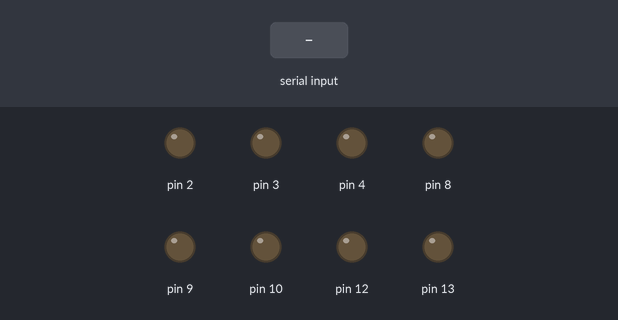
A sketch run on a simulated Arduino Uno, built with avr-gcc and run on an emulated ATmega328P. Parts: output pins drawn as LEDs (lit = HIGH). Dashed ring = blinking. The test bench sets the inputs (shaded band).

Above: at 1.2 s.
1.3 s: "y" received over Serial
At 1.36 s:
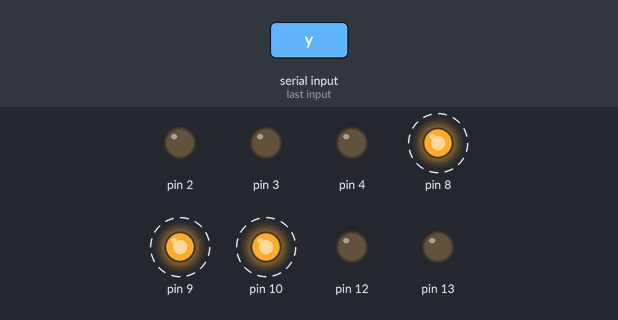
4.3 s: "g" received over Serial
At 4.9 s:
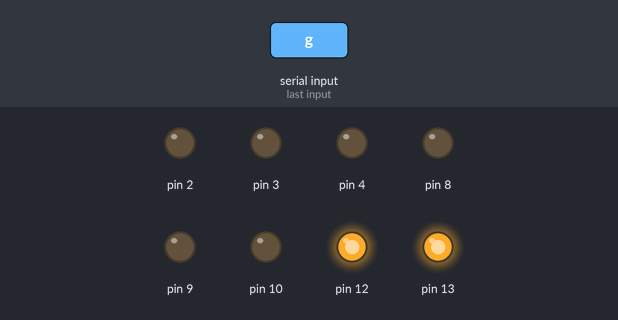
5.8 s: "r" received over Serial
At 7.6 s:
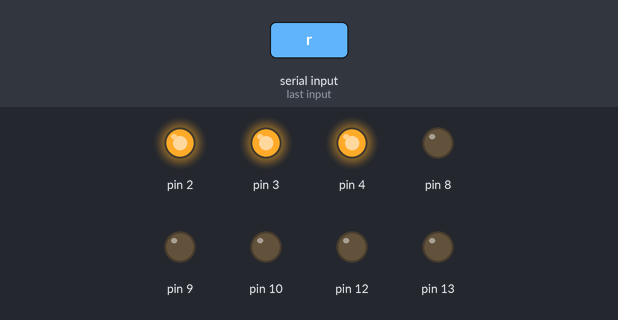
Timing chart, 0 to 9.1 s (numbered marks = the images above; inputs shaded):
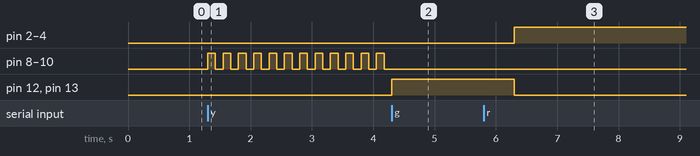

The sketch:

jenkins.ino
```cpp
// (licence header left out)
int incomingByte = 0;   // for incoming serial data

void setup() {

  // Green
  pinMode(13, OUTPUT);
  pinMode(12, OUTPUT);

  // Yellow
  pinMode(10, OUTPUT);
  pinMode(9, OUTPUT);
  pinMode(8, OUTPUT);

  // Red
  pinMode(4, OUTPUT);
  pinMode(3, OUTPUT);
  pinMode(2, OUTPUT);


  Serial.begin(9600);     // opens serial port, sets data rate to 9600 bps
}

void loop() {

  if (Serial.available() > 0) {
    // read the incoming byte:
    incomingByte = Serial.read();
  }
  if (incomingByte == 'g') {
    green();
  }
  else if (incomingByte == 'y') {
    yellow();
  }
  else if (incomingByte == 'r') {
    red();
  }

}

void green() {
  digitalWrite(13, HIGH);
  digitalWrite(12, HIGH);
  digitalWrite(10, LOW);
  digitalWrite(9, LOW);
  digitalWrite(8, LOW);
  digitalWrite(4, LOW);
  digitalWrite(3, LOW);
  digitalWrite(2, LOW);
  delay(1000);
}


void yellow() {
  digitalWrite(13, LOW);
  digitalWrite(12, LOW);
  digitalWrite(4, LOW);
  digitalWrite(3, LOW);
  digitalWrite(2, LOW);
  long yellowDelay = 125;
  digitalWrite(10, HIGH);
  digitalWrite(9, HIGH);
  digitalWrite(8, HIGH);
  delay(yellowDelay);
  digitalWrite(10, LOW);
  digitalWrite(9, LOW);
  digitalWrite(8, LOW);
  delay(yellowDelay);
}

void red() {
  digitalWrite(2, HIGH);
  digitalWrite(3, HIGH);
  digitalWrite(4, HIGH);
  digitalWrite(13, LOW);
  digitalWrite(12, LOW);
  digitalWrite(10, LOW);
  digitalWrite(9, LOW);
  digitalWrite(8, LOW);
  delay(1000);
}
```

Measured:
- after the input at 1.3 s, pin 8–10: alternates HIGH for 0.13 s and LOW for 0.13 s, starting at once
- after the input at 4.3 s, pin 8–10: stops changing and stays LOW; pin 12, pin 13: LOW → HIGH at once
- after the input at 5.8 s, pin 2–4: LOW → HIGH after 0.50 s; pin 12, pin 13: HIGH → LOW after 0.50 s
